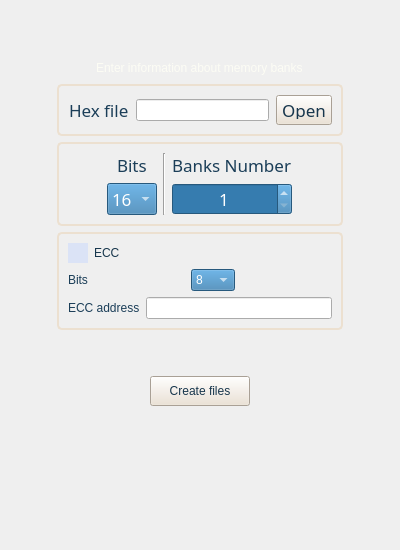
<?xml version="1.0" encoding="UTF-8"?>
<ui version="4.0">
 <class>MainWindow</class>
 <widget class="QMainWindow" name="MainWindow">
  <property name="geometry">
   <rect>
    <x>0</x>
    <y>0</y>
    <width>400</width>
    <height>550</height>
   </rect>
  </property>
  <property name="sizePolicy">
   <sizepolicy hsizetype="Fixed" vsizetype="Fixed">
    <horstretch>0</horstretch>
    <verstretch>0</verstretch>
   </sizepolicy>
  </property>
  <property name="minimumSize">
   <size>
    <width>400</width>
    <height>550</height>
   </size>
  </property>
  <property name="maximumSize">
   <size>
    <width>400</width>
    <height>550</height>
   </size>
  </property>
  <property name="windowTitle">
   <string>MainWindow</string>
  </property>
  <property name="autoFillBackground">
   <bool>true</bool>
  </property>
  <widget class="QWidget" name="centralwidget">
   <property name="enabled">
    <bool>true</bool>
   </property>
   <property name="autoFillBackground">
    <bool>false</bool>
   </property>
   <property name="styleSheet">
    <string notr="true">
#centralwidget{
	background: qlineargradient(x1: 0, y1: 0, x2: 0, y2: 1,
                                stop: 0 #367caf,  stop: 1.0 rgb(72, 168, 236));
}

#page_1, #page_2, #page_3{
background-color: rgba(255, 255, 255, 0);
}

QLabel{
	font: 13pt bold &quot;Traditional Arabic&quot;;
	color:rgb(27, 62, 88);
}

#label_enter_info, #label_process_info, #label_welcome{
	color: rgb(252, 252, 244)
}


QPushButton{
	 background-color: rgb(236, 224, 208);
	 color: rgb(23, 54, 76);
	 padding: 5px;
	 font: 13pt  &quot;Traditional Arabic&quot;;
}


QPushButton:pressed{
	 background-color:#dbe3f6 ;
}

QGroupBox {
    background-color: qlineargradient(x1: 0, y1: 0, x2: 0, y2: 1,
                                      stop: 0 rgba(219, 227, 246, 128), stop: 1 rgba(252, 252, 244,128));
    border: 2px solid rgb(236, 224, 208);
    border-radius: 5px;
    margin-top: 1ex; /* leave space at the top for the title */
}

QCheckBox{
	 color: rgb(23, 54, 76);
	 font: 13pt  &quot;Traditional Arabic&quot;;
}

QCheckBox:indicator{
	background-color: #dbe3f6;
    width: 20px;
    height: 20px;
}

QCheckBox::indicator:checked {
	
	background-color: qradialgradient(spread:pad, cx:0.5, cy:0.5, radius:0.5, fx:0.511, fy:0.511, stop:0 rgba(0, 104, 255, 255), stop:0.426136 rgba(79, 0, 255, 255), stop:0.943182 rgba(255, 255, 255, 255), stop:1 rgba(255, 255, 255, 255));
}


QComboBox, QSpinBox {
	background-color: #367caf;
	font: 13pt  bold &quot;Traditional Arabic&quot;;
	color: #ffffff;
    min-width: 3em;
	selection-background-color: #ffffff;
	selection-color: #367caf;
}

QComboBox::disabled{
	background-color:rgb(141, 185, 238);
}

QComboBox QAbstractItemView {
	background-color: #367caf;
}

QSpinBox QAbstractItemView {
	background-color: #367caf;
}

QLineEdit::disabled{
	background-color:rgb(197, 219, 248);
}


</string>
   </property>
   <layout class="QGridLayout" name="gridLayout_2">
    <item row="0" column="2">
     <spacer name="horizontalSpacer">
      <property name="orientation">
       <enum>Qt::Horizontal</enum>
      </property>
      <property name="sizeHint" stdset="0">
       <size>
        <width>40</width>
        <height>20</height>
       </size>
      </property>
     </spacer>
    </item>
    <item row="0" column="1">
     <widget class="QStackedWidget" name="stackedWidget">
      <property name="currentIndex">
       <number>1</number>
      </property>
      <widget class="QWidget" name="page_1">
       <layout class="QVBoxLayout" name="verticalLayout_4">
        <item>
         <spacer name="verticalSpacer_2">
          <property name="orientation">
           <enum>Qt::Vertical</enum>
          </property>
          <property name="sizeHint" stdset="0">
           <size>
            <width>20</width>
            <height>40</height>
           </size>
          </property>
         </spacer>
        </item>
        <item alignment="Qt::AlignHCenter">
         <widget class="QLabel" name="label_welcome">
          <property name="text">
           <string>Welcome to Hex Splitter!</string>
          </property>
         </widget>
        </item>
        <item alignment="Qt::AlignHCenter">
         <widget class="Line" name="line">
          <property name="sizePolicy">
           <sizepolicy hsizetype="Fixed" vsizetype="Fixed">
            <horstretch>0</horstretch>
            <verstretch>0</verstretch>
           </sizepolicy>
          </property>
          <property name="minimumSize">
           <size>
            <width>100</width>
            <height>0</height>
           </size>
          </property>
          <property name="orientation">
           <enum>Qt::Horizontal</enum>
          </property>
         </widget>
        </item>
        <item alignment="Qt::AlignHCenter">
         <widget class="QPushButton" name="pushButton_start">
          <property name="sizePolicy">
           <sizepolicy hsizetype="Minimum" vsizetype="Minimum">
            <horstretch>0</horstretch>
            <verstretch>0</verstretch>
           </sizepolicy>
          </property>
          <property name="minimumSize">
           <size>
            <width>130</width>
            <height>20</height>
           </size>
          </property>
          <property name="maximumSize">
           <size>
            <width>200</width>
            <height>35</height>
           </size>
          </property>
          <property name="text">
           <string>Start</string>
          </property>
         </widget>
        </item>
        <item>
         <spacer name="verticalSpacer">
          <property name="orientation">
           <enum>Qt::Vertical</enum>
          </property>
          <property name="sizeHint" stdset="0">
           <size>
            <width>20</width>
            <height>40</height>
           </size>
          </property>
         </spacer>
        </item>
       </layout>
      </widget>
      <widget class="QWidget" name="page_2">
       <layout class="QGridLayout" name="gridLayout_4">
        <item row="0" column="0">
         <layout class="QVBoxLayout" name="verticalLayout_5">
          <item>
           <spacer name="verticalSpacer_3">
            <property name="orientation">
             <enum>Qt::Vertical</enum>
            </property>
            <property name="sizeType">
             <enum>QSizePolicy::Maximum</enum>
            </property>
            <property name="sizeHint" stdset="0">
             <size>
              <width>20</width>
              <height>40</height>
             </size>
            </property>
           </spacer>
          </item>
          <item>
           <layout class="QHBoxLayout" name="horizontalLayout_10">
            <item>
             <spacer name="horizontalSpacer_10">
              <property name="orientation">
               <enum>Qt::Horizontal</enum>
              </property>
              <property name="sizeHint" stdset="0">
               <size>
                <width>40</width>
                <height>20</height>
               </size>
              </property>
             </spacer>
            </item>
            <item>
             <widget class="QLabel" name="label_enter_info">
              <property name="sizePolicy">
               <sizepolicy hsizetype="Minimum" vsizetype="Maximum">
                <horstretch>0</horstretch>
                <verstretch>0</verstretch>
               </sizepolicy>
              </property>
              <property name="text">
               <string>Enter information about memory banks</string>
              </property>
             </widget>
            </item>
            <item>
             <spacer name="horizontalSpacer_11">
              <property name="orientation">
               <enum>Qt::Horizontal</enum>
              </property>
              <property name="sizeHint" stdset="0">
               <size>
                <width>40</width>
                <height>20</height>
               </size>
              </property>
             </spacer>
            </item>
           </layout>
          </item>
          <item>
           <widget class="QGroupBox" name="groupBox_hex_info">
            <property name="sizePolicy">
             <sizepolicy hsizetype="MinimumExpanding" vsizetype="Minimum">
              <horstretch>0</horstretch>
              <verstretch>0</verstretch>
             </sizepolicy>
            </property>
            <property name="title">
             <string/>
            </property>
            <property name="alignment">
             <set>Qt::AlignCenter</set>
            </property>
            <layout class="QGridLayout" name="gridLayout">
             <item row="1" column="0">
              <layout class="QHBoxLayout" name="horizontalLayout_2">
               <property name="spacing">
                <number>7</number>
               </property>
               <property name="sizeConstraint">
                <enum>QLayout::SetDefaultConstraint</enum>
               </property>
               <property name="leftMargin">
                <number>1</number>
               </property>
               <property name="topMargin">
                <number>0</number>
               </property>
               <property name="rightMargin">
                <number>0</number>
               </property>
               <property name="bottomMargin">
                <number>0</number>
               </property>
               <item>
                <widget class="QLabel" name="label_hex_file">
                 <property name="font">
                  <font>
                   <family>12 Traditional Arabic</family>
                   <pointsize>13</pointsize>
                   <weight>50</weight>
                   <italic>false</italic>
                   <bold>false</bold>
                  </font>
                 </property>
                 <property name="text">
                  <string>Hex file</string>
                 </property>
                </widget>
               </item>
               <item>
                <widget class="QLineEdit" name="lineEdit_hex_file">
                 <property name="toolTip">
                  <string>&lt;html&gt;&lt;head/&gt;&lt;body&gt;&lt;p&gt;Choose ER_IROM1 file.&lt;/p&gt;&lt;/body&gt;&lt;/html&gt;</string>
                 </property>
                </widget>
               </item>
               <item>
                <widget class="QPushButton" name="pushButton_open">
                 <property name="sizePolicy">
                  <sizepolicy hsizetype="Preferred" vsizetype="Preferred">
                   <horstretch>0</horstretch>
                   <verstretch>0</verstretch>
                  </sizepolicy>
                 </property>
                 <property name="maximumSize">
                  <size>
                   <width>16777215</width>
                   <height>30</height>
                  </size>
                 </property>
                 <property name="font">
                  <font>
                   <family>Traditional Arabic</family>
                   <pointsize>13</pointsize>
                   <weight>50</weight>
                   <italic>false</italic>
                   <bold>false</bold>
                  </font>
                 </property>
                 <property name="toolTip">
                  <string>&lt;html&gt;&lt;head/&gt;&lt;body&gt;&lt;p&gt;Это кнопка&lt;/p&gt;&lt;/body&gt;&lt;/hrtml&gt;</string>
                 </property>
                 <property name="text">
                  <string>Open</string>
                 </property>
                </widget>
               </item>
              </layout>
             </item>
            </layout>
           </widget>
          </item>
          <item>
           <widget class="QGroupBox" name="groupBox_memory">
            <property name="title">
             <string/>
            </property>
            <property name="alignment">
             <set>Qt::AlignCenter</set>
            </property>
            <layout class="QHBoxLayout" name="horizontalLayout_6">
             <item>
              <spacer name="horizontalSpacer_8">
               <property name="orientation">
                <enum>Qt::Horizontal</enum>
               </property>
               <property name="sizeHint" stdset="0">
                <size>
                 <width>40</width>
                 <height>20</height>
                </size>
               </property>
              </spacer>
             </item>
             <item>
              <layout class="QVBoxLayout" name="verticalLayout_8">
               <item alignment="Qt::AlignHCenter">
                <widget class="QLabel" name="label_bits">
                 <property name="sizePolicy">
                  <sizepolicy hsizetype="Preferred" vsizetype="Expanding">
                   <horstretch>0</horstretch>
                   <verstretch>0</verstretch>
                  </sizepolicy>
                 </property>
                 <property name="minimumSize">
                  <size>
                   <width>0</width>
                   <height>0</height>
                  </size>
                 </property>
                 <property name="font">
                  <font>
                   <family>12 Traditional Arabic</family>
                   <pointsize>13</pointsize>
                   <weight>50</weight>
                   <italic>false</italic>
                   <bold>false</bold>
                  </font>
                 </property>
                 <property name="text">
                  <string>Bits</string>
                 </property>
                </widget>
               </item>
               <item alignment="Qt::AlignHCenter">
                <widget class="QComboBox" name="comboBox_bits">
                 <property name="font">
                  <font>
                   <family>12 Traditional Arabic</family>
                   <pointsize>13</pointsize>
                   <weight>50</weight>
                   <italic>false</italic>
                   <bold>false</bold>
                  </font>
                 </property>
                 <item>
                  <property name="text">
                   <string>16</string>
                  </property>
                 </item>
                 <item>
                  <property name="text">
                   <string>32</string>
                  </property>
                 </item>
                 <item>
                  <property name="text">
                   <string>64</string>
                  </property>
                 </item>
                </widget>
               </item>
              </layout>
             </item>
             <item>
              <widget class="Line" name="line_2">
               <property name="orientation">
                <enum>Qt::Vertical</enum>
               </property>
              </widget>
             </item>
             <item>
              <layout class="QVBoxLayout" name="verticalLayout_9">
               <item alignment="Qt::AlignHCenter">
                <widget class="QLabel" name="label_banks_number">
                 <property name="font">
                  <font>
                   <family>12 Traditional Arabic</family>
                   <pointsize>13</pointsize>
                   <weight>50</weight>
                   <italic>false</italic>
                   <bold>false</bold>
                  </font>
                 </property>
                 <property name="text">
                  <string>Banks Number</string>
                 </property>
                </widget>
               </item>
               <item>
                <widget class="QSpinBox" name="spinBox_banks_number">
                 <property name="sizePolicy">
                  <sizepolicy hsizetype="Preferred" vsizetype="Fixed">
                   <horstretch>0</horstretch>
                   <verstretch>0</verstretch>
                  </sizepolicy>
                 </property>
                 <property name="font">
                  <font>
                   <family>12 Traditional Arabic</family>
                   <pointsize>13</pointsize>
                   <weight>50</weight>
                   <italic>false</italic>
                   <bold>false</bold>
                  </font>
                 </property>
                 <property name="alignment">
                  <set>Qt::AlignCenter</set>
                 </property>
                 <property name="buttonSymbols">
                  <enum>QAbstractSpinBox::UpDownArrows</enum>
                 </property>
                 <property name="specialValueText">
                  <string/>
                 </property>
                 <property name="accelerated">
                  <bool>false</bool>
                 </property>
                 <property name="correctionMode">
                  <enum>QAbstractSpinBox::CorrectToPreviousValue</enum>
                 </property>
                 <property name="keyboardTracking">
                  <bool>true</bool>
                 </property>
                 <property name="showGroupSeparator" stdset="0">
                  <bool>false</bool>
                 </property>
                 <property name="minimum">
                  <number>1</number>
                 </property>
                 <property name="singleStep">
                  <number>1</number>
                 </property>
                </widget>
               </item>
              </layout>
             </item>
             <item>
              <spacer name="horizontalSpacer_5">
               <property name="orientation">
                <enum>Qt::Horizontal</enum>
               </property>
               <property name="sizeHint" stdset="0">
                <size>
                 <width>40</width>
                 <height>20</height>
                </size>
               </property>
              </spacer>
             </item>
            </layout>
           </widget>
          </item>
          <item>
           <widget class="QGroupBox" name="groupBox_ECC_info">
            <property name="title">
             <string/>
            </property>
            <property name="alignment">
             <set>Qt::AlignCenter</set>
            </property>
            <layout class="QGridLayout" name="gridLayout_3">
             <item row="0" column="0">
              <layout class="QVBoxLayout" name="verticalLayout_10">
               <item>
                <widget class="QCheckBox" name="checkBox_ECC">
                 <property name="sizePolicy">
                  <sizepolicy hsizetype="Fixed" vsizetype="Fixed">
                   <horstretch>0</horstretch>
                   <verstretch>0</verstretch>
                  </sizepolicy>
                 </property>
                 <property name="text">
                  <string>ECC</string>
                 </property>
                </widget>
               </item>
               <item>
                <layout class="QHBoxLayout" name="horizontalLayout_3">
                 <item>
                  <widget class="QLabel" name="label_ECC_bits">
                   <property name="sizePolicy">
                    <sizepolicy hsizetype="Maximum" vsizetype="Preferred">
                     <horstretch>0</horstretch>
                     <verstretch>0</verstretch>
                    </sizepolicy>
                   </property>
                   <property name="text">
                    <string>Bits</string>
                   </property>
                  </widget>
                 </item>
                 <item alignment="Qt::AlignHCenter">
                  <widget class="QComboBox" name="comboBox_ECC_bits">
                   <property name="sizePolicy">
                    <sizepolicy hsizetype="Maximum" vsizetype="Fixed">
                     <horstretch>0</horstretch>
                     <verstretch>0</verstretch>
                    </sizepolicy>
                   </property>
                   <property name="maximumSize">
                    <size>
                     <width>16777215</width>
                     <height>16777215</height>
                    </size>
                   </property>
                   <property name="palette">
                    <palette>
                     <active>
                      <colorrole role="WindowText">
                       <brush brushstyle="SolidPattern">
                        <color alpha="255">
                         <red>255</red>
                         <green>255</green>
                         <blue>255</blue>
                        </color>
                       </brush>
                      </colorrole>
                      <colorrole role="Button">
                       <brush brushstyle="SolidPattern">
                        <color alpha="255">
                         <red>54</red>
                         <green>124</green>
                         <blue>175</blue>
                        </color>
                       </brush>
                      </colorrole>
                      <colorrole role="Text">
                       <brush brushstyle="SolidPattern">
                        <color alpha="255">
                         <red>255</red>
                         <green>255</green>
                         <blue>255</blue>
                        </color>
                       </brush>
                      </colorrole>
                      <colorrole role="ButtonText">
                       <brush brushstyle="SolidPattern">
                        <color alpha="255">
                         <red>255</red>
                         <green>255</green>
                         <blue>255</blue>
                        </color>
                       </brush>
                      </colorrole>
                      <colorrole role="Base">
                       <brush brushstyle="SolidPattern">
                        <color alpha="255">
                         <red>54</red>
                         <green>124</green>
                         <blue>175</blue>
                        </color>
                       </brush>
                      </colorrole>
                      <colorrole role="Window">
                       <brush brushstyle="SolidPattern">
                        <color alpha="255">
                         <red>54</red>
                         <green>124</green>
                         <blue>175</blue>
                        </color>
                       </brush>
                      </colorrole>
                      <colorrole role="Highlight">
                       <brush brushstyle="SolidPattern">
                        <color alpha="255">
                         <red>255</red>
                         <green>255</green>
                         <blue>255</blue>
                        </color>
                       </brush>
                      </colorrole>
                      <colorrole role="HighlightedText">
                       <brush brushstyle="SolidPattern">
                        <color alpha="255">
                         <red>54</red>
                         <green>124</green>
                         <blue>175</blue>
                        </color>
                       </brush>
                      </colorrole>
                     </active>
                     <inactive>
                      <colorrole role="WindowText">
                       <brush brushstyle="SolidPattern">
                        <color alpha="255">
                         <red>255</red>
                         <green>255</green>
                         <blue>255</blue>
                        </color>
                       </brush>
                      </colorrole>
                      <colorrole role="Button">
                       <brush brushstyle="SolidPattern">
                        <color alpha="255">
                         <red>54</red>
                         <green>124</green>
                         <blue>175</blue>
                        </color>
                       </brush>
                      </colorrole>
                      <colorrole role="Text">
                       <brush brushstyle="SolidPattern">
                        <color alpha="255">
                         <red>255</red>
                         <green>255</green>
                         <blue>255</blue>
                        </color>
                       </brush>
                      </colorrole>
                      <colorrole role="ButtonText">
                       <brush brushstyle="SolidPattern">
                        <color alpha="255">
                         <red>255</red>
                         <green>255</green>
                         <blue>255</blue>
                        </color>
                       </brush>
                      </colorrole>
                      <colorrole role="Base">
                       <brush brushstyle="SolidPattern">
                        <color alpha="255">
                         <red>54</red>
                         <green>124</green>
                         <blue>175</blue>
                        </color>
                       </brush>
                      </colorrole>
                      <colorrole role="Window">
                       <brush brushstyle="SolidPattern">
                        <color alpha="255">
                         <red>54</red>
                         <green>124</green>
                         <blue>175</blue>
                        </color>
                       </brush>
                      </colorrole>
                      <colorrole role="Highlight">
                       <brush brushstyle="SolidPattern">
                        <color alpha="255">
                         <red>255</red>
                         <green>255</green>
                         <blue>255</blue>
                        </color>
                       </brush>
                      </colorrole>
                      <colorrole role="HighlightedText">
                       <brush brushstyle="SolidPattern">
                        <color alpha="255">
                         <red>54</red>
                         <green>124</green>
                         <blue>175</blue>
                        </color>
                       </brush>
                      </colorrole>
                     </inactive>
                     <disabled>
                      <colorrole role="WindowText">
                       <brush brushstyle="SolidPattern">
                        <color alpha="255">
                         <red>255</red>
                         <green>255</green>
                         <blue>255</blue>
                        </color>
                       </brush>
                      </colorrole>
                      <colorrole role="Button">
                       <brush brushstyle="SolidPattern">
                        <color alpha="255">
                         <red>141</red>
                         <green>185</green>
                         <blue>238</blue>
                        </color>
                       </brush>
                      </colorrole>
                      <colorrole role="Text">
                       <brush brushstyle="SolidPattern">
                        <color alpha="255">
                         <red>255</red>
                         <green>255</green>
                         <blue>255</blue>
                        </color>
                       </brush>
                      </colorrole>
                      <colorrole role="ButtonText">
                       <brush brushstyle="SolidPattern">
                        <color alpha="255">
                         <red>255</red>
                         <green>255</green>
                         <blue>255</blue>
                        </color>
                       </brush>
                      </colorrole>
                      <colorrole role="Base">
                       <brush brushstyle="SolidPattern">
                        <color alpha="255">
                         <red>141</red>
                         <green>185</green>
                         <blue>238</blue>
                        </color>
                       </brush>
                      </colorrole>
                      <colorrole role="Window">
                       <brush brushstyle="SolidPattern">
                        <color alpha="255">
                         <red>141</red>
                         <green>185</green>
                         <blue>238</blue>
                        </color>
                       </brush>
                      </colorrole>
                      <colorrole role="Highlight">
                       <brush brushstyle="SolidPattern">
                        <color alpha="255">
                         <red>255</red>
                         <green>255</green>
                         <blue>255</blue>
                        </color>
                       </brush>
                      </colorrole>
                      <colorrole role="HighlightedText">
                       <brush brushstyle="SolidPattern">
                        <color alpha="255">
                         <red>54</red>
                         <green>124</green>
                         <blue>175</blue>
                        </color>
                       </brush>
                      </colorrole>
                     </disabled>
                    </palette>
                   </property>
                   <item>
                    <property name="text">
                     <string>8</string>
                    </property>
                   </item>
                   <item>
                    <property name="text">
                     <string>16</string>
                    </property>
                   </item>
                   <item>
                    <property name="text">
                     <string>32</string>
                    </property>
                   </item>
                   <item>
                    <property name="text">
                     <string>64</string>
                    </property>
                   </item>
                  </widget>
                 </item>
                </layout>
               </item>
               <item>
                <layout class="QHBoxLayout" name="horizontalLayout_4">
                 <item>
                  <widget class="QLabel" name="label_ECC_address">
                   <property name="text">
                    <string>ECC address</string>
                   </property>
                  </widget>
                 </item>
                 <item>
                  <widget class="QLineEdit" name="lineEdit_ECC_path"/>
                 </item>
                </layout>
               </item>
              </layout>
             </item>
            </layout>
           </widget>
          </item>
         </layout>
        </item>
        <item row="2" column="0">
         <layout class="QHBoxLayout" name="horizontalLayout_7">
          <item>
           <spacer name="horizontalSpacer_6">
            <property name="orientation">
             <enum>Qt::Horizontal</enum>
            </property>
            <property name="sizeHint" stdset="0">
             <size>
              <width>40</width>
              <height>20</height>
             </size>
            </property>
           </spacer>
          </item>
          <item>
           <widget class="QPushButton" name="pushButton_create">
            <property name="sizePolicy">
             <sizepolicy hsizetype="Fixed" vsizetype="Expanding">
              <horstretch>0</horstretch>
              <verstretch>0</verstretch>
             </sizepolicy>
            </property>
            <property name="minimumSize">
             <size>
              <width>100</width>
              <height>0</height>
             </size>
            </property>
            <property name="maximumSize">
             <size>
              <width>101</width>
              <height>30</height>
             </size>
            </property>
            <property name="text">
             <string>Create files</string>
            </property>
           </widget>
          </item>
          <item>
           <spacer name="horizontalSpacer_7">
            <property name="orientation">
             <enum>Qt::Horizontal</enum>
            </property>
            <property name="sizeHint" stdset="0">
             <size>
              <width>40</width>
              <height>20</height>
             </size>
            </property>
           </spacer>
          </item>
         </layout>
        </item>
        <item row="3" column="0">
         <spacer name="verticalSpacer_4">
          <property name="orientation">
           <enum>Qt::Vertical</enum>
          </property>
          <property name="sizeType">
           <enum>QSizePolicy::Expanding</enum>
          </property>
          <property name="sizeHint" stdset="0">
           <size>
            <width>20</width>
            <height>40</height>
           </size>
          </property>
         </spacer>
        </item>
        <item row="1" column="0">
         <spacer name="verticalSpacer_5">
          <property name="orientation">
           <enum>Qt::Vertical</enum>
          </property>
          <property name="sizeType">
           <enum>QSizePolicy::Minimum</enum>
          </property>
          <property name="sizeHint" stdset="0">
           <size>
            <width>20</width>
            <height>40</height>
           </size>
          </property>
         </spacer>
        </item>
       </layout>
      </widget>
      <widget class="QWidget" name="page_3">
       <widget class="QWidget" name="layoutWidget">
        <property name="geometry">
         <rect>
          <x>20</x>
          <y>110</y>
          <width>331</width>
          <height>151</height>
         </rect>
        </property>
        <layout class="QVBoxLayout" name="verticalLayout_6">
         <item alignment="Qt::AlignHCenter">
          <widget class="QLabel" name="label_process_info">
           <property name="text">
            <string>Process</string>
           </property>
          </widget>
         </item>
         <item alignment="Qt::AlignHCenter">
          <widget class="QPushButton" name="pushButton_open_folder">
           <property name="sizePolicy">
            <sizepolicy hsizetype="Maximum" vsizetype="Expanding">
             <horstretch>0</horstretch>
             <verstretch>0</verstretch>
            </sizepolicy>
           </property>
           <property name="minimumSize">
            <size>
             <width>120</width>
             <height>0</height>
            </size>
           </property>
           <property name="maximumSize">
            <size>
             <width>84</width>
             <height>30</height>
            </size>
           </property>
           <property name="text">
            <string>Open folder</string>
           </property>
          </widget>
         </item>
         <item>
          <widget class="Line" name="line_3">
           <property name="orientation">
            <enum>Qt::Horizontal</enum>
           </property>
          </widget>
         </item>
         <item alignment="Qt::AlignHCenter">
          <widget class="QPushButton" name="pushButton_choose_other">
           <property name="sizePolicy">
            <sizepolicy hsizetype="Maximum" vsizetype="Expanding">
             <horstretch>0</horstretch>
             <verstretch>0</verstretch>
            </sizepolicy>
           </property>
           <property name="minimumSize">
            <size>
             <width>120</width>
             <height>20</height>
            </size>
           </property>
           <property name="maximumSize">
            <size>
             <width>16777215</width>
             <height>30</height>
            </size>
           </property>
           <property name="text">
            <string>Choose other file</string>
           </property>
          </widget>
         </item>
        </layout>
       </widget>
      </widget>
     </widget>
    </item>
    <item row="0" column="0">
     <spacer name="horizontalSpacer_2">
      <property name="orientation">
       <enum>Qt::Horizontal</enum>
      </property>
      <property name="sizeHint" stdset="0">
       <size>
        <width>40</width>
        <height>20</height>
       </size>
      </property>
     </spacer>
    </item>
   </layout>
  </widget>
  <action name="actionOpen_hex_file">
   <property name="text">
    <string>Open hex file</string>
   </property>
  </action>
  <action name="actionExit">
   <property name="text">
    <string>Exit</string>
   </property>
  </action>
 </widget>
 <resources/>
 <connections/>
</ui>
